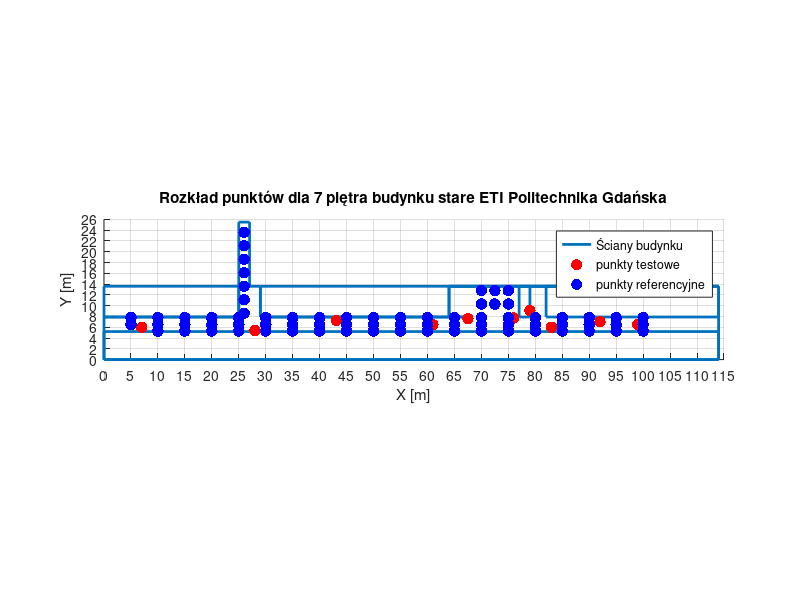

MATLAB code for this plot:

% Współrzędne ścian (poziomych)
walls = [
    0, 0.1;
    5.2, 5.3;
    7.9, 8.0;
];
hold on
% Przykładowe punkty (możesz zmienić na swoje)
x = [0 0 114 114 0 0 25 25 0 0 25 25 27 27 29 29 68 29 29 79 77 77 79 79 82 82 114 114 82 114 64 64 64 114 114 0];
y = [0 5.2 5.2 0 0 7.9 7.9 13.6 13.6 7.9 7.9 25.5 25.5 13.6 13.6 7.9 7.9 7.9 13.6 13.6 13.6 7.9 7.9 13.6 13.6 7.9 7.9 13.6 13.6 13.6 13.6 7.9 13.6 13.6 0 0];

% Domknięcie kształtu (jeśli chcesz zamknąć go w pętlę)
x(end+1) = x(1);
y(end+1) = y(1);
corridor_length = 115
corridor_width = 26
% Rysowanie
plot(x, y, 'LineWidth', 2);
grid on;
axis equal;
title('Łączenie punktów w kształt');
xlabel('X');
ylabel('Y');
%test point poziom1
x_tp = [7,28,43.1,61,67.5,83,76,92,79,99]
y_tp = [6,5.4,7.25,6.5,7.6,6,7.7,7,9.1,6.5]
plot(x_tp, y_tp, 'r.','MarkerSize', 25);
%
% Parametry rozmieszczenia RP
x_step = 5;
y_step = 1.3;
x_rp = 5:x_step:100;
y_rp = [5.3,6.5,7.8]

% Tworzenie siatki punktów RP
[X_rp, Y_rp] = meshgrid(x_rp, y_rp);
X_rp(1,1) = NaN;
Y_rp(1, 1) = NaN;
% Rysowanie RP
x_rp1=[26,26,26,26,26,26,26,70,70,72.5,72.5,75,75]
y_rp2= [8.6,11.1,13.6,16.1,18.6,21.1,23.6,10.3,12.8,10.3,12.8,10.3,12.8]
plot(X_rp, Y_rp, 'b.', 'MarkerSize', 25);
plot(x_rp1,y_rp2,'b.', 'MarkerSize', 25);



% Styl wykresu
axis equal;
xlim([0 corridor_length]);
ylim([0 corridor_width]);
xlabel('X [m]');
ylabel('Y [m]');
title('Rozkład punktów dla 7 piętra budynku stare ETI Politechnika Gdańska');
grid on;
legend('Ściany budynku', 'punkty testowe','punkty referencyjne')
xticks(0:5:115)
yticks(0:2:28)
set(gca, 'Position', [0.01 0.1 0.98 0.8]);  % [x y width height]